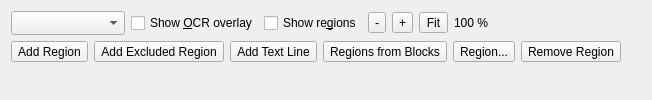
     <widget class="QWidget" name="viewPanel">
      <layout class="QVBoxLayout" name="viewPanelLayout" stretch="0,0,1,0">
       <item>
        <layout class="QHBoxLayout" name="viewToolbarLayout">
         <item>
          <widget class="QComboBox" name="viewModeComboBox">
           <property name="accessibleName">
            <string>View mode</string>
           </property>
           <property name="sizeAdjustPolicy">
            <enum>QComboBox::AdjustToMinimumContentsLengthWithIcon</enum>
           </property>
           <property name="minimumContentsLength">
            <number>8</number>
           </property>
           <property name="toolTip">
            <string>Displayed image: original page, working image of the recognition, or both side by side</string>
           </property>
          </widget>
         </item>
         <item>
          <widget class="QCheckBox" name="showOverlayCheckBox">
           <property name="text">
            <string>Show &amp;OCR overlay</string>
           </property>
           <property name="toolTip">
            <string>Show or hide the overlay of the recognized words. Hiding the overlay does not change the results.</string>
           </property>
           <property name="accessibleName">
            <string>Show OCR overlay</string>
           </property>
          </widget>
         </item>
         <item>
          <widget class="QCheckBox" name="showRegionsCheckBox">
           <property name="text">
            <string>Show re&amp;gions</string>
           </property>
           <property name="toolTip">
            <string>Show or hide the regions</string>
           </property>
           <property name="accessibleName">
            <string>Show regions</string>
           </property>
          </widget>
         </item>
         <item>
          <widget class="QToolButton" name="zoomOutButton">
           <property name="text">
            <string>-</string>
           </property>
           <property name="toolTip">
            <string>Zoom out</string>
           </property>
           <property name="accessibleName">
            <string>Zoom out</string>
           </property>
          </widget>
         </item>
         <item>
          <widget class="QToolButton" name="zoomInButton">
           <property name="text">
            <string>+</string>
           </property>
           <property name="toolTip">
            <string>Zoom in</string>
           </property>
           <property name="accessibleName">
            <string>Zoom in</string>
           </property>
          </widget>
         </item>
         <item>
          <widget class="QToolButton" name="zoomFitButton">
           <property name="text">
            <string>Fit</string>
           </property>
           <property name="toolTip">
            <string>Fit the page into the view</string>
           </property>
           <property name="accessibleName">
            <string>Fit</string>
           </property>
          </widget>
         </item>
         <item>
          <widget class="QLabel" name="zoomLabel">
           <property name="text">
            <string>100 %</string>
           </property>
          </widget>
         </item>
         <item>
          <spacer name="viewToolbarSpacer">
           <property name="orientation">
            <enum>Qt::Horizontal</enum>
           </property>
           <property name="sizeHint" stdset="0">
            <size>
             <width>20</width>
             <height>20</height>
            </size>
           </property>
          </spacer>
         </item>
        </layout>
       </item>
       <item>
        <layout class="QHBoxLayout" name="regionToolbarLayout">
         <item>
          <widget class="QToolButton" name="addRecognizeRegionButton">
           <property name="text">
            <string>Add Region</string>
           </property>
           <property name="toolTip">
            <string>Draw a region, which will be recognized. If any such region exists, only these regions are recognized.</string>
           </property>
           <property name="accessibleName">
            <string>Add Region</string>
           </property>
           <property name="checkable">
            <bool>true</bool>
           </property>
          </widget>
         </item>
         <item>
          <widget class="QToolButton" name="addExcludeRegionButton">
           <property name="text">
            <string>Add Excluded Region</string>
           </property>
           <property name="toolTip">
            <string>Draw a region, which will be left out from the recognition (logo, stamp, photograph).</string>
           </property>
           <property name="accessibleName">
            <string>Add Excluded Region</string>
           </property>
           <property name="checkable">
            <bool>true</bool>
           </property>
          </widget>
         </item>
         <item>
          <widget class="QToolButton" name="addLineButton">
           <property name="text">
            <string>Add Text Line</string>
           </property>
           <property name="toolTip">
            <string>Draw the rectangle of a missing text line and enter its text.</string>
           </property>
           <property name="accessibleName">
            <string>Add Text Line</string>
           </property>
           <property name="checkable">
            <bool>true</bool>
           </property>
          </widget>
         </item>
         <item>
          <widget class="QToolButton" name="regionsFromBlocksButton">
           <property name="text">
            <string>Regions from Blocks</string>
           </property>
           <property name="toolTip">
            <string>Create editable regions from the detected text blocks of the page</string>
           </property>
           <property name="accessibleName">
            <string>Regions from Blocks</string>
           </property>
          </widget>
         </item>
         <item>
          <widget class="QToolButton" name="regionPropertiesButton">
           <property name="text">
            <string>Region...</string>
           </property>
           <property name="toolTip">
            <string>Name, order and settings of the selected region</string>
           </property>
           <property name="accessibleName">
            <string>Region</string>
           </property>
          </widget>
         </item>
         <item>
          <widget class="QToolButton" name="removeRegionButton">
           <property name="text">
            <string>Remove Region</string>
           </property>
           <property name="toolTip">
            <string>Remove the selected region</string>
           </property>
           <property name="accessibleName">
            <string>Remove Region</string>
           </property>
          </widget>
         </item>
         <item>
          <spacer name="regionToolbarSpacer">
           <property name="orientation">
            <enum>Qt::Horizontal</enum>
           </property>
           <property name="sizeHint" stdset="0">
            <size>
             <width>20</width>
             <height>20</height>
            </size>
           </property>
          </spacer>
         </item>
        </layout>
       </item>
       <item>
        <widget class="QWidget" name="viewContainer">
         <property name="accessibleName">
          <string>Page view</string>
         </property>
        </widget>
       </item>
       <item>
        <widget class="QLabel" name="pageInfoLabel">
         <property name="text">
          <string></string>
         </property>
         <property name="wordWrap">
          <bool>true</bool>
         </property>
        </widget>
       </item>
      </layout>
     </widget>
